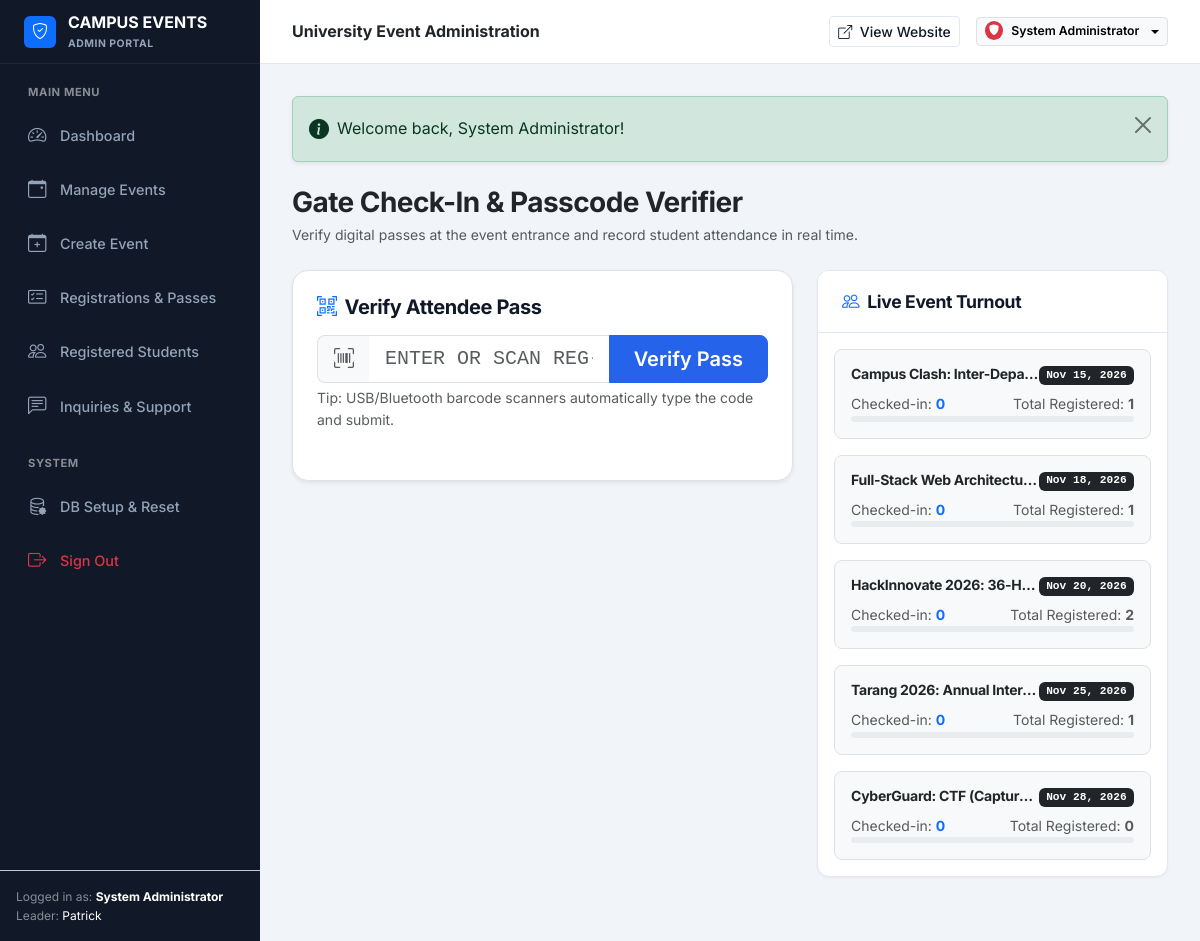
Page /admin/checkin.php (signed in) on the committed database.
### tables this page shows
CREATE TABLE `users` (
  `id` INT AUTO_INCREMENT PRIMARY KEY,
  `name` VARCHAR(100) NOT NULL,
  `email` VARCHAR(150) NOT NULL UNIQUE,
  `password` VARCHAR(255) NOT NULL,
  `role` ENUM('admin', 'student') NOT NULL DEFAULT 'student',
  `roll_no` VARCHAR(50) DEFAULT NULL,
  `phone` VARCHAR(20) DEFAULT NULL,
  `department` VARCHAR(100) DEFAULT NULL,
  `year_of_study` VARCHAR(20) DEFAULT NULL,
  `avatar` VARCHAR(255) DEFAULT NULL,
  `status` ENUM('active', 'inactive') NOT NULL DEFAULT 'active',
  `created_at` TIMESTAMP DEFAULT CURRENT_TIMESTAMP
);

CREATE TABLE `events` (
  `id` INT AUTO_INCREMENT PRIMARY KEY,
  `category_id` INT NOT NULL,
  `title` VARCHAR(255) NOT NULL,
  `slug` VARCHAR(255) NOT NULL UNIQUE,
  `short_description` VARCHAR(300) NOT NULL,
  `description` TEXT NOT NULL,
  `banner_image` VARCHAR(255) DEFAULT NULL,
  `event_date` DATE NOT NULL,
  `start_time` TIME NOT NULL,
  `end_time` TIME DEFAULT NULL,
  `venue` VARCHAR(150) NOT NULL,
  `registration_deadline` DATE NOT NULL,
  `total_seats` INT NOT NULL DEFAULT 100,
  `available_seats` INT NOT NULL DEFAULT 100,
  `price` DECIMAL(10, 2) NOT NULL DEFAULT 0.00,
  `status` ENUM('published', 'draft', 'completed', 'cancelled') NOT NULL DEFAULT 'published',
  `is_featured` TINYINT(1) NOT NULL DEFAULT 0,
  `coordinator_name` VARCHAR(100) NOT NULL,
  `coordinator_email` VARCHAR(150) NOT NULL,
  `coordinator_phone` VARCHAR(20) NOT NULL,
  `created_by` INT DEFAULT NULL,
  `created_at` TIMESTAMP DEFAULT CURRENT_TIMESTAMP,
  `updated_at` TIMESTAMP DEFAULT CURRENT_TIMESTAMP ON UPDATE CURRENT_TIMESTAMP,
  CONSTRAINT `fk_events_category` FOREIGN KEY (`category_id`) REFERENCES `categories` (`id`) ON DELETE CASCADE,
  CONSTRAINT `fk_events_creator` FOREIGN KEY (`created_by`) REFERENCES `users` (`id`) ON DELETE SET NULL,
  INDEX `idx_event_date` (`event_date`),
  INDEX `idx_status` (`status`),
  INDEX `idx_featured` (`is_featured`)
);

### includes/functions.php (called while the page is built, shortened)
<?php
function sanitize(?string $data): string {
    return htmlspecialchars(trim($data), ENT_QUOTES, 'UTF-8');
}
function get_flash(): ?array {
    if (isset($_SESSION['flash'])) {
        $flash = $_SESSION['flash'];
        return $flash;
    }
    return null;
}
function is_logged_in(): bool {
    return !empty($_SESSION['user_id']);
}
function current_user(): ?array {
    static $currentUser = null;
    if ($currentUser !== null) {
        return $currentUser;
    }
    $db = getDB();
    $stmt = $db->prepare("SELECT id, name, email, role, roll_no, phone, department, year_of_study, avatar, status FROM users WHERE id = :id AND status = 'active' LIMIT 1");
    $stmt->execute(['id' => $_SESSION['user_id']]);
    $currentUser = $stmt->fetch();
    return $currentUser ?: null;
}
function is_admin(): bool {
    $user = current_user();
    return $user && ($user['role'] === 'admin');
}
function require_admin(): void {
    if (!is_logged_in() || !is_admin()) {
        set_flash('danger', 'Access denied. Administrator privileges required.');
        header('Location: ' . BASE_URL . 'login.php');
        exit;
    }
}
function format_date(?string $date, string $format = 'M d, Y'): string {
    try {
        $dt = new DateTime($date);
        return $dt->format($format);
    } catch (Exception $e) {
        return $date;
    }
}

### admin/checkin.php (the view, shortened to what this page needs)
<?php
require_once __DIR__ . '/../../includes/functions.php';
require_admin();
$db = getDB();
$searchCode = sanitize($_POST['code'] ?? $_GET['code'] ?? '');
$eventsList = $db->query("
    SELECT e.id, e.title, e.event_date,
           COUNT(r.id) AS total_regs,
           SUM(CASE WHEN r.status = 'attended' THEN 1 ELSE 0 END) AS attended_count
    FROM events e
    LEFT JOIN registrations r ON e.id = r.event_id
    WHERE e.status = 'published'
    GROUP BY e.id
    ORDER BY e.event_date ASC
    LIMIT 5
")->fetchAll();
require_once __DIR__ . '/includes/admin_header.php';
?>
<div class="d-flex flex-column flex-md-row justify-content-between align-items-md-center gap-3 mb-4">
    <div>
        <h1 class="h3 fw-bold text-dark mb-1">Gate Check-In &amp; Passcode Verifier</h1>
        <p class="text-muted small mb-0">Verify digital passes at the event entrance and record student attendance in real time.</p>
    </div>
</div>
<div class="row g-4">
    <div class="col-lg-7">
        <div class="card border rounded-4 p-4 shadow-sm bg-white mb-4">
            <h5 class="fw-bold mb-3"><i class="bi bi-qr-code-scan text-primary me-2"></i>Verify Attendee Pass</h5>
            <form method="GET" action="checkin.php" class="mb-4">
                <div class="input-group input-group-lg">
                    <span class="input-group-text bg-light border-end-0"><i class="bi bi-upc-scan text-muted"></i></span>
                    <input type="text" name="code" class="form-control border-start-0 font-monospace text-uppercase" placeholder="Enter or scan REG-XXXX..." value="<?= htmlspecialchars($searchCode) ?>" required autofocus>
                    <button type="submit" class="btn btn-primary px-4 fw-semibold">
                        Verify Pass
                    </button>
                </div>
                <div class="form-text small text-muted">
                    Tip: USB/Bluetooth barcode scanners automatically type the code and submit.
                </div>
            </form>
        </div>
    </div>
    <div class="col-lg-5">
        <div class="admin-card">
            <div class="admin-card-header">
                <h5 class="admin-card-title"><i class="bi bi-people me-2 text-primary"></i>Live Event Turnout</h5>
            </div>
            <div class="p-3">
                <div class="d-flex flex-column gap-3">
                    <?php foreach ($eventsList as $ev):
                    ?>
                        <div class="p-3 border rounded-3 bg-light">
                            <div class="d-flex justify-content-between align-items-start mb-1">
                                <h6 class="fw-bold mb-0 text-dark small text-truncate" style="max-width: 220px;">
                                    <?= htmlspecialchars($ev['title']) ?>
                                </h6>
                                <span class="badge bg-dark font-monospace" style="font-size: 0.7rem;">
                                    <?= format_date($ev['event_date']) ?>
                                </span>
                            </div>
                            <div class="d-flex justify-content-between small text-muted mb-1.5 mt-2">
                                <span>Checked-in: <strong class="text-primary"><?= (int) $ev['attended_count'] ?></strong></span>
                                <span>Total Registered: <strong><?= (int) $ev['total_regs'] ?></strong></span>
                            </div>
                            <div class="progress" style="height: 6px;">
                            </div>
                        </div>
                    <?php endforeach; ?>
                </div>
            </div>
        </div>
    </div>
</div>
<?php require_once __DIR__ . '/includes/admin_footer.php'; ?>

### admin/includes/admin_header.php (shortened to what this page needs)
<?php
require_once __DIR__ . '/../../includes/functions.php';
$currentUser = current_user();
$adminPage = basename($_SERVER['PHP_SELF']);
?>
<!DOCTYPE html>
<html lang="en">
<head>
    <link href="https://cdn.jsdelivr.net/npm/bootstrap@5.3.3/dist/css/bootstrap.min.css" rel="stylesheet">
    <link rel="stylesheet" href="https://cdn.jsdelivr.net/npm/bootstrap-icons@1.11.3/font/bootstrap-icons.min.css">
    <link rel="stylesheet" href="<?= BASE_URL ?>assets/css/admin.css">
    <link rel="stylesheet" href="<?= BASE_URL ?>assets/css/style.css">
</head>
<body class="admin-body">
<div class="admin-wrapper">
    <?php require_once __DIR__ . '/admin_sidebar.php'; ?>
    <div class="admin-main">
        <header class="admin-header">
            <div class="d-flex align-items-center gap-3">
                <div class="fw-bold text-dark fs-6 d-none d-sm-block">
                    University Event Administration
                </div>
            </div>
            <div class="d-flex align-items-center gap-3">
                <a href="<?= BASE_URL ?>index.php" class="btn btn-outline-navy btn-sm" target="_blank">
                    <i class="bi bi-box-arrow-up-right me-1"></i> View Website
                </a>
                <div class="dropdown">
                    <button class="btn btn-light btn-sm border dropdown-toggle d-flex align-items-center gap-2" type="button" data-bs-toggle="dropdown" aria-expanded="false">
                        <span class="badge bg-danger text-white rounded-circle p-1">
                            <i class="bi bi-shield-fill"></i>
                        </span>
                        <span class="fw-semibold small"><?= htmlspecialchars($currentUser['name']) ?></span>
                    </button>
                </div>
            </div>
        </header>
        <div class="admin-content">
            <?php
            $flash = get_flash();
            if ($flash):
            ?>
                <div class="alert alert-<?= htmlspecialchars($flash['type']) ?> alert-dismissible fade show d-flex align-items-center shadow-sm mb-4" role="alert">
                    <i class="bi bi-info-circle-fill me-2 fs-5"></i>
                    <div><?= htmlspecialchars($flash['message']) ?></div>
                    <button type="button" class="btn-close" data-bs-dismiss="alert" aria-label="Close"></button>
                </div>
            <?php endif; ?>

### admin/includes/admin_sidebar.php (shortened to what this page needs)
<aside class="admin-sidebar">
    <div class="admin-sidebar-brand">
        <div class="brand-icon bg-primary" style="width: 32px; height: 32px; font-size: 1rem;">
            <i class="bi bi-shield-check"></i>
        </div>
        <div class="d-flex flex-column">
            <span class="fs-6 fw-bold text-white"><?= htmlspecialchars(APP_NAME) ?></span>
            <span style="font-size: 0.65rem; color: #94A3B8; text-transform: uppercase; letter-spacing: 0.05em;">Admin Portal</span>
        </div>
    </div>
    <div class="admin-nav">
        <div class="text-uppercase small px-3 mb-2 fw-bold text-white-50" style="font-size: 0.7rem; letter-spacing: 0.05em;">
            Main Menu
        </div>
        <ul class="list-unstyled mb-4">
            <li class="admin-nav-item">
                <a href="<?= BASE_URL ?>admin/index.php" class="admin-nav-link <?= ($adminPage === 'index.php') ? 'active' : '' ?>">
                    <i class="bi bi-speedometer2"></i>
                    <span>Dashboard</span>
                </a>
            </li>
            <li class="admin-nav-item">
                <a href="<?= BASE_URL ?>admin/events.php" class="admin-nav-link <?= (in_array($adminPage, ['events.php', 'event-edit.php'])) ? 'active' : '' ?>">
                    <i class="bi bi-calendar-event"></i>
                    <span>Manage Events</span>
                </a>
            </li>
            <li class="admin-nav-item">
                <a href="<?= BASE_URL ?>admin/event-create.php" class="admin-nav-link <?= ($adminPage === 'event-create.php') ? 'active' : '' ?>">
                    <i class="bi bi-calendar-plus"></i>
                    <span>Create Event</span>
                </a>
            </li>
            <li class="admin-nav-item">
                <a href="<?= BASE_URL ?>admin/registrations.php" class="admin-nav-link <?= ($adminPage === 'registrations.php') ? 'active' : '' ?>">
                    <i class="bi bi-card-checklist"></i>
                    <span>Registrations &amp; Passes</span>
                </a>
            </li>
            <li class="admin-nav-item">
                <a href="<?= BASE_URL ?>admin/students.php" class="admin-nav-link <?= ($adminPage === 'students.php') ? 'active' : '' ?>">
                    <i class="bi bi-people"></i>
                    <span>Registered Students</span>
                </a>
            </li>
            <li class="admin-nav-item">
                <a href="<?= BASE_URL ?>admin/messages.php" class="admin-nav-link <?= ($adminPage === 'messages.php') ? 'active' : '' ?>">
                    <i class="bi bi-chat-left-text"></i>
                    <span>Inquiries &amp; Support</span>
                </a>
            </li>
        </ul>
        <div class="text-uppercase small px-3 mb-2 fw-bold text-white-50" style="font-size: 0.7rem; letter-spacing: 0.05em;">
            System
        </div>
        <ul class="list-unstyled">
            <li class="admin-nav-item">
                <a href="<?= BASE_URL ?>setup.php" class="admin-nav-link">
                    <i class="bi bi-database-gear"></i>
                    <span>DB Setup &amp; Reset</span>
                </a>
            </li>
            <li class="admin-nav-item">
                <a href="<?= BASE_URL ?>logout.php" class="admin-nav-link text-danger">
                    <i class="bi bi-box-arrow-right"></i>
                    <span>Sign Out</span>
                </a>
            </li>
        </ul>
    </div>
    <div class="p-3 border-top border-secondary-subtle mt-auto small text-white-50" style="font-size: 0.75rem;">
        <div>Logged in as: <strong class="text-white"><?= htmlspecialchars($currentUser['name']) ?></strong></div>
        <div>Leader: <span class="text-white"><?= htmlspecialchars(TEAM_LEADER) ?></span></div>
    </div>
</aside>

### rows in the picture
users: name "System Administrator"
events: title "Campus Clash: Inter-Depa…", event_date "Nov 15, 2026", attended_count "0", total_regs "1"
events: title "Full-Stack Web Architectu…", event_date "Nov 18, 2026", attended_count "0", total_regs "1"
events: title "HackInnovate 2026: 36-H…", event_date "Nov 20, 2026", attended_count "0", total_regs "2"
events: title "Tarang 2026: Annual Inter…", event_date "Nov 25, 2026", attended_count "0", total_regs "1"
events: title "CyberGuard: CTF (Captur…", event_date "Nov 28, 2026", attended_count "0", total_regs "0"

### other values in the picture
APP_NAME "CAMPUS EVENTS"
TEAM_LEADER "Patrick"
$flash['message'] "Welcome back, System Administrator!"
